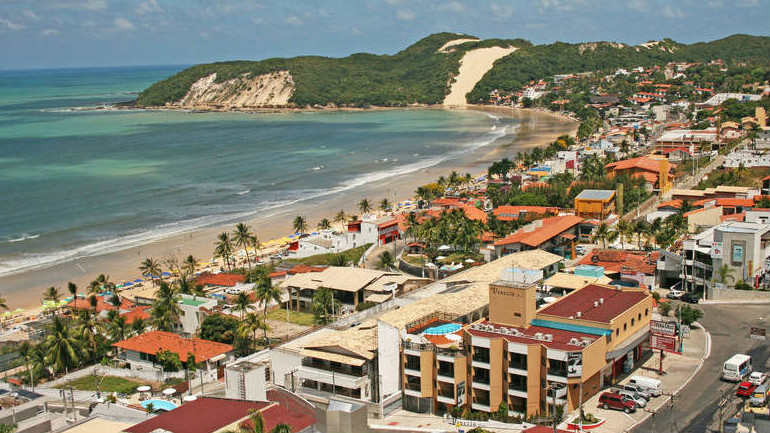
#> input picture imagens/natal.jpg, 770 x 433 px, found by its file name
$ python tiltshift.py
#> lines starting #> are read from the running program, lines starting #| are printed output that depends on the picture
import cv2
import numpy as np
from copy import copy

l1 = 0
l2 = 0
d = 0
y = 0
delta = 0

image = cv2.imread("natal.jpg")
#> image is the input picture: shape (433, 770, 3); mean B, G, R 113.6, 130.1, 133.8
image = cv2.cvtColor(image, cv2.COLOR_BGR2HSV).astype("float32")
(h,s,v) = cv2.split(image)
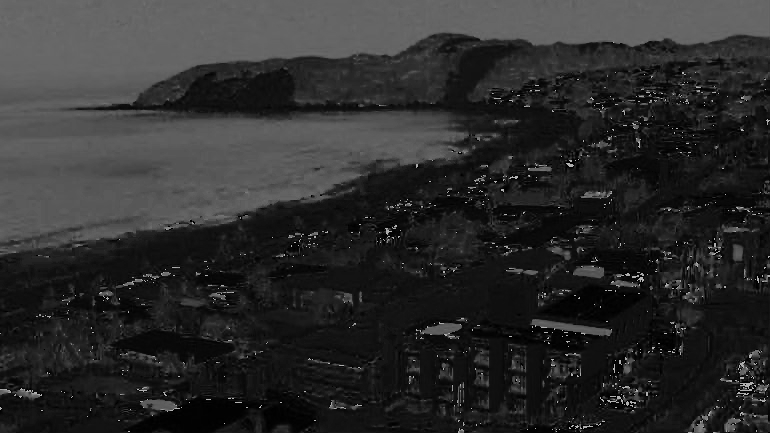
#> h: shape (433, 770) float32; min 0, max 179, mean 44.4
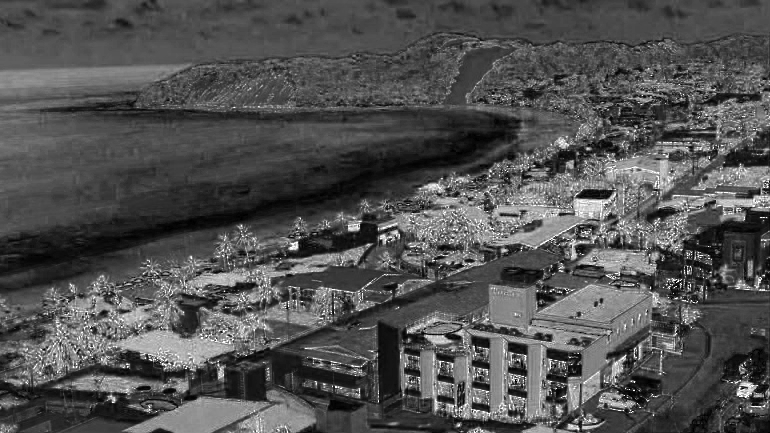
#> s: shape (433, 770) float32; min 0, max 255, mean 81.8
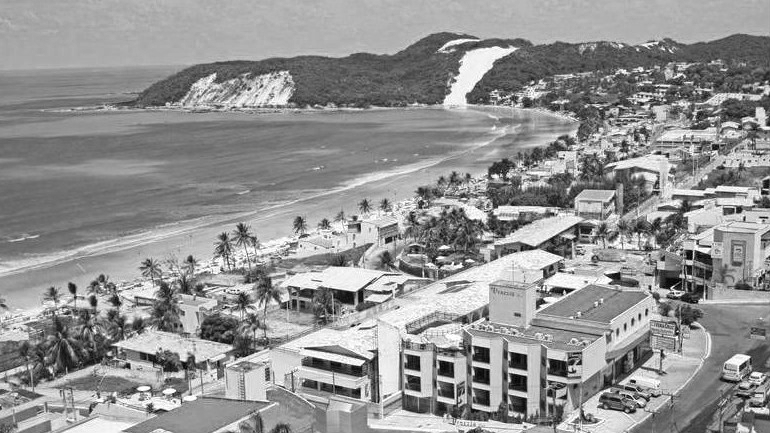
#> v: shape (433, 770) float32; min 1, max 255, mean 147
s = s*1.5
s = np.clip(s,0,255)
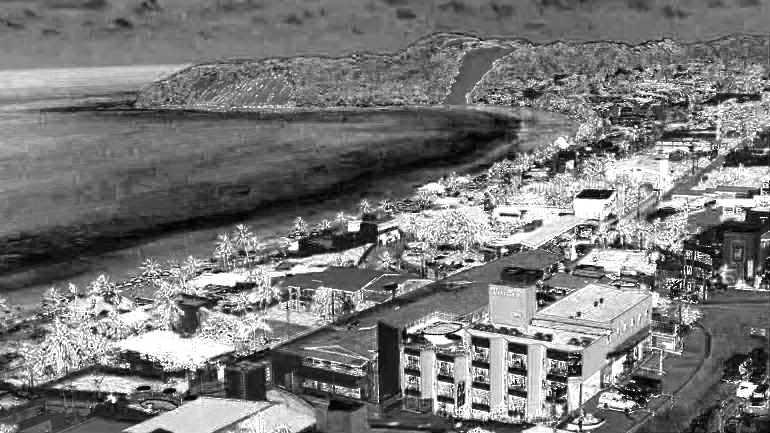
#> s: shape (433, 770) float32; min 0, max 255, mean 120.8
image = cv2.merge([h,s,v])
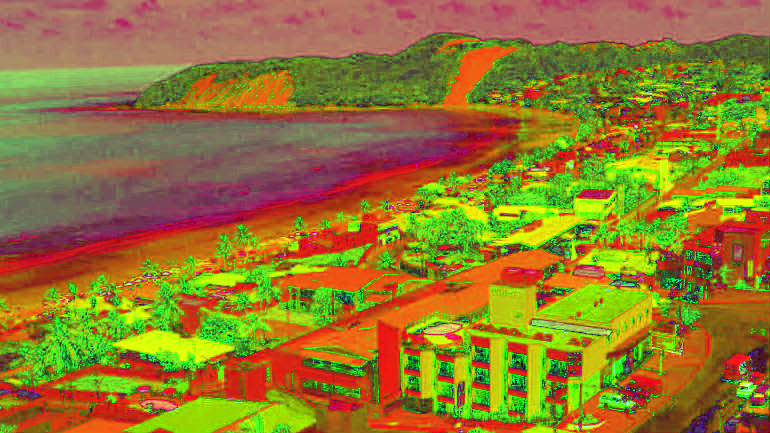
#> image: shape (433, 770, 3) float32; mean B, G, R 44.4, 120.8, 147
image = cv2.cvtColor(image.astype("uint8"), cv2.COLOR_HSV2BGR)
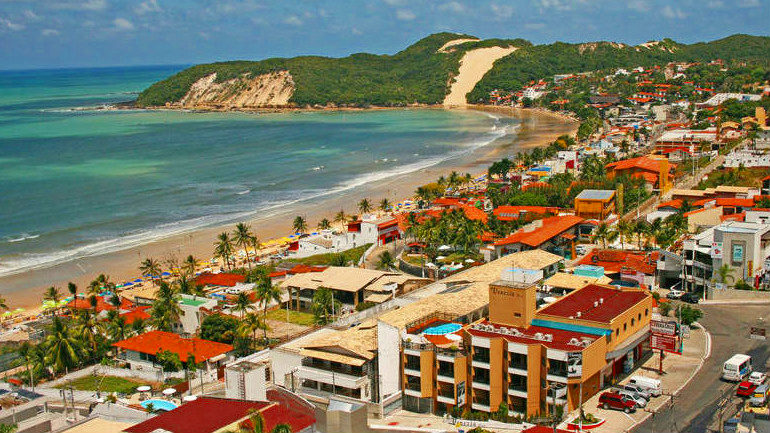
#> image: shape (433, 770, 3); mean B, G, R 97.2, 121.7, 127
image = np.array(image,dtype=np.float32)


height, width, depth = image.shape
#> height = 433; width = 770; depth = 3

media = np.ones([3,3],dtype=np.float32)
mask = cv2.scaleAdd(media,1/9.0,np.zeros([3,3],dtype=np.float32))
image_2 = copy(image)
for i in range(10):
    image_2 = cv2.filter2D(image_2,-1,mask,anchor=(1,1))
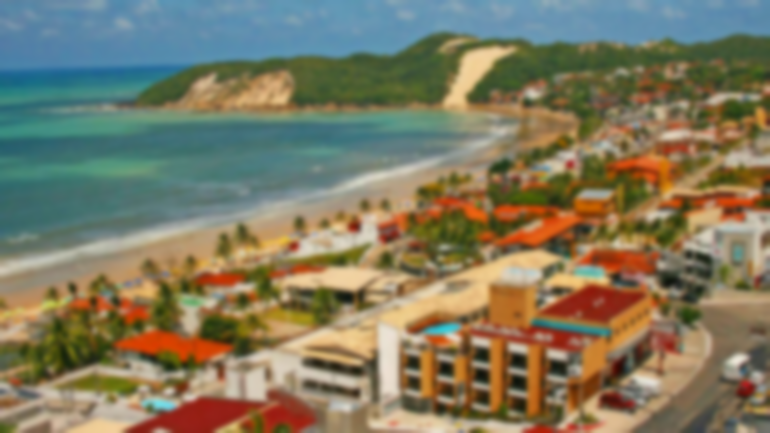
#> image_2: shape (433, 770, 3) float32; mean B, G, R 97.2, 121.7, 127.1

result = np.zeros([height, width, depth])

def sety(l):
    global l1, l2, y, delta
    y = l
    l1 = y - int(delta/2)
    l2 =  y + int(delta/2)
    applyTilt()

def setdelta(l):
    global l1, l2, y, delta
    delta = l
    l1 = y - int(delta/2)
    l2 =  y + int(delta/2)
    applyTilt()

def setd(dv):
    global d
    d = dv
    applyTilt()

def alpha(x, l1, l2, d):
    return (0.5 * (np.tanh((x-l1)/(d+0.0001)) - np.tanh((x-l2)/(d+0.0001))))

def tilt_filter():
    global height, width, l1, l2, d
    array = np.ones([height,width])
    for y in range(height):
        array[y,:] *= alpha(y, l1, l2, d)
    return np.array(array,dtype=np.float32)

def applyTilt():
    global height, width, l1, l2, d, result
    filtro = tilt_filter()

    filtro_negativo = np.ones([height, width], dtype=np.float32) - filtro
    for i in range(depth):
        result[:,:,i] = cv2.multiply(filtro,image[:,:,i])
        result[:,:,i] += cv2.multiply(filtro_negativo,image_2[:,:,i])

    cv2.imshow("tilt",np.array(result,dtype=np.uint8))

cv2.imshow("tilt",np.array(image,dtype=np.uint8))
trackbarName = "Y " + str(height)
#> trackbarName = 'Y 433'
cv2.createTrackbar(trackbarName,"tilt",l1,height,sety)
trackbarName = "DELTA " + str(height)
#> trackbarName = 'DELTA 433'
cv2.createTrackbar(trackbarName,"tilt",l2,height,setdelta)
trackbarName = "D " + str(100)
cv2.createTrackbar(trackbarName,"tilt",d,100,setd)

cv2.waitKey(0)
cv2.imwrite("tilt.jpg",result)
cv2.destroyAllWindows()

$ run again, with imagens/blend1.jpg copied over imagens/natal.jpg
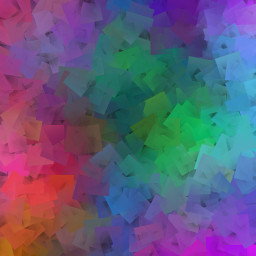
#> input picture imagens/blend1.jpg, 256 x 256 px, found by its file name
#> image is the input picture: shape (256, 256, 3); mean B, G, R 122.3, 90.9, 96.8
#> `image = cv2.merge([h,s,v])`:
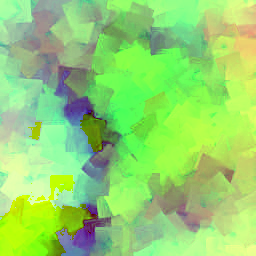
#> image: shape (256, 256, 3) float32; mean B, G, R 111.6, 213, 147.4
#> after the loop `for i in range(10):`:
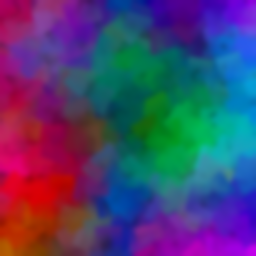
#> image_2: shape (256, 256, 3) float32; mean B, G, R 112.1, 65.6, 74.6

$ run again, with imagens/blend2.jpg copied over imagens/natal.jpg
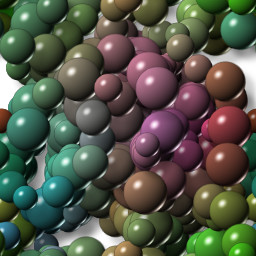
#> input picture imagens/blend2.jpg, 256 x 256 px, found by its file name
#> image is the input picture: shape (256, 256, 3); mean B, G, R 71.6, 86.1, 82.2
#> `image = cv2.merge([h,s,v])`:
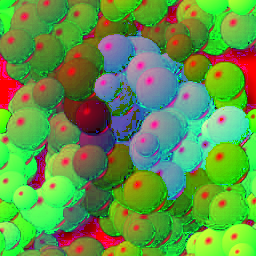
#> image: shape (256, 256, 3) float32; mean B, G, R 71.2, 149.9, 98.2
#> after the loop `for i in range(10):`:
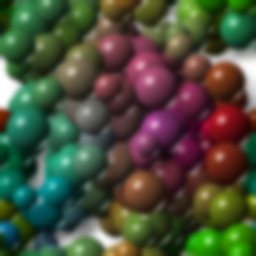
#> image_2: shape (256, 256, 3) float32; mean B, G, R 58.9, 79.9, 74.9
